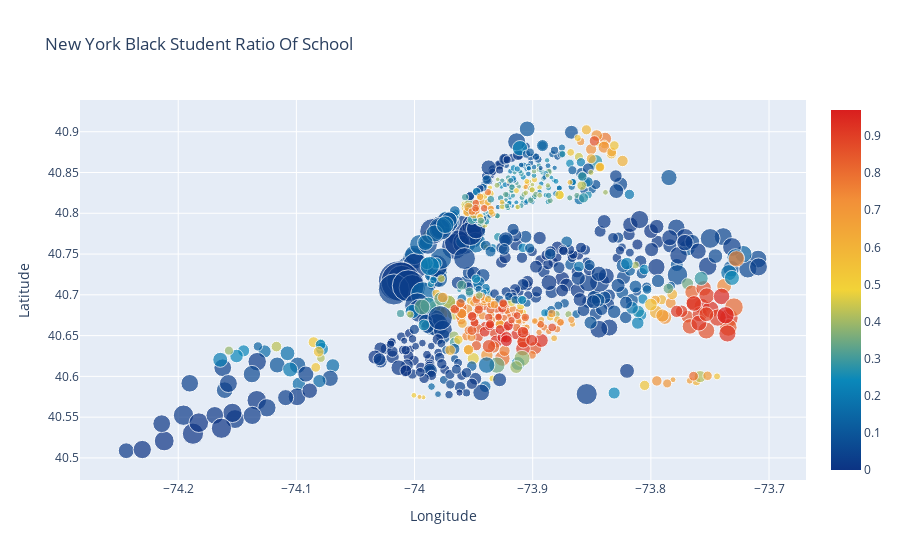

Write notebook code for a chart like this one.
### Code cell
data = [
    {
        'x': df_sch_index["Longitude"],
        'y': df_sch_index["Latitude"],
        'text': df_sch_index["School Name"],
        'mode': 'markers',
        'marker': {
            'color': df_sch_index["Percent Black"],
            'size': df_sch_index["School Income Estimate"]/4500,
            'showscale': True,
            'colorscale':'Portland'
        }
    }
]

layout= go.Layout(
    title= 'New York Black Student Ratio Of School',
    xaxis= dict(
        title= 'Longitude'
    ),
    yaxis=dict(
        title='Latitude'
    )
)
fig = go.Figure(data=data, layout=layout)
iplot(fig, filename='scatter_hover_labels')

### Figure 1 — Plotly figure (JSON) as saved in the notebook; plotly's stock layout.template omitted (floating-point values rounded to 4 significant figures; data arrays with more than 128 entries replaced by an {"elided": "..."} marker saying what was removed)
{"data": [{"marker": {"color": {"elided": "1272 float values"}, "colorscale": [[0, "rgb(12,51,131)"], [0.25, "rgb(10,136,186)"], [0.5, "rgb(242,211,56)"], [0.75, "rgb(242,143,56)"], [1, "rgb(217,30,30)"]], "showscale": true, "size": {"elided": "1272 float values"}}, "mode": "markers", "text": {"elided": "1272 str values"}, "type": "scatter", "x": {"elided": "1272 float values"}, "y": {"elided": "1272 float values"}}], "layout": {"title": {"text": "New York Black Student Ratio Of School"}, "xaxis": {"title": {"text": "Longitude"}}, "yaxis": {"title": {"text": "Latitude"}}}}
